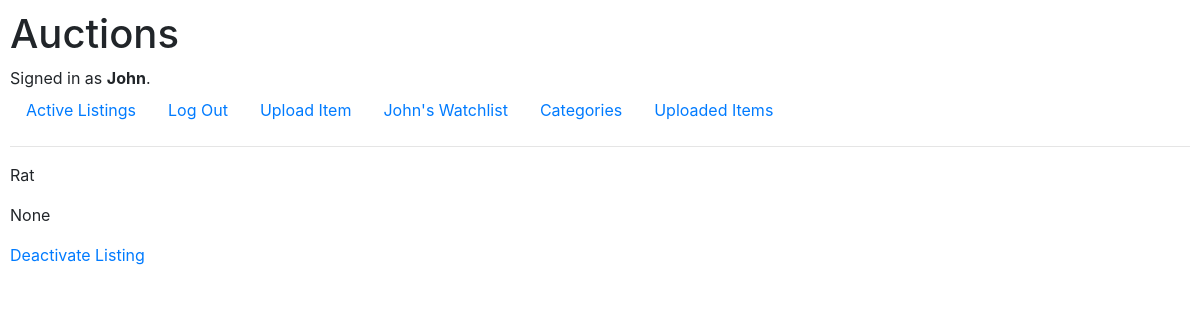
Page /userListingpage/ (signed in) on the earlier database version.
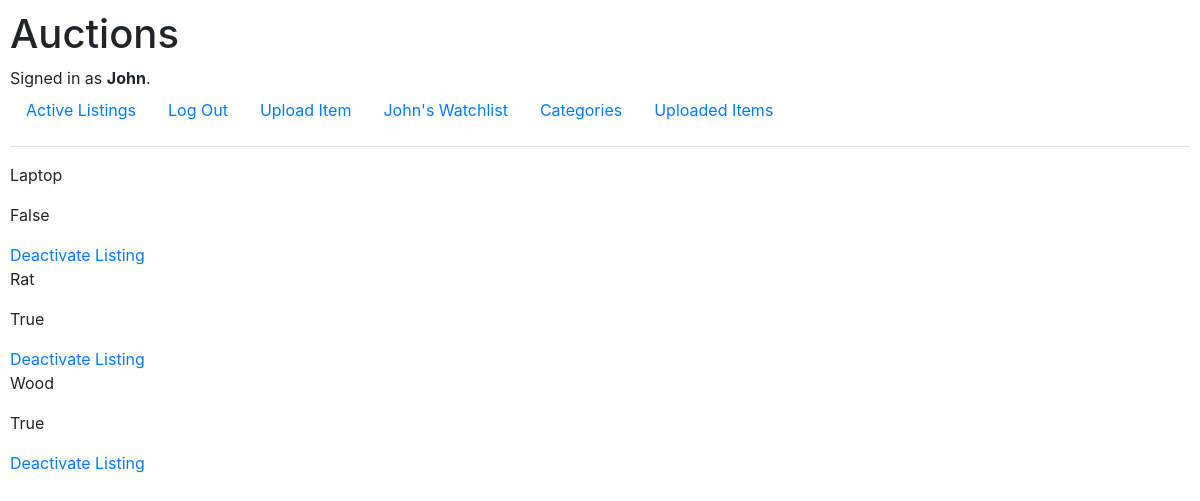
Same page on the later database version.
### auctions/models.py (models this page shows, shortened)
class AuctionListing(models.Model):
    CATEGORY = (
        ("Accessories", "Accessories"),
        ("Books", "Books"),
        ("Electronics", "Electronics"),
        ("Food", "Food"),
        ("Garden", "Garden"),
        ("Home", "Home"),
        ("Music", "Music"),
        ("Office", "Office"),
        ("Safety", "Safety"),
        ("Video Games", "Video Games"),
    )
    user = models.ForeignKey(User, on_delete=models.CASCADE, null=True)
    title = models.CharField(max_length=200)
    description = models.TextField(blank=True)
    price = models.DecimalField(max_digits=10, decimal_places=2, null=True)
    photo = models.URLField(blank=True, null=True)
    category = models.CharField(max_length=200, blank=True, choices=CATEGORY)
    active = models.BooleanField(null=True, default=True)
    date_posted = models.DateTimeField(auto_now_add=True, blank=True, null=True)

### auctions/views.py (the view)
# urls.py: path("userListingpage/", views.userListingpage, name="userListingpage"),
@login_required
def userListingpage(request):
    user = request.user
    auctions = AuctionListing.objects.filter(user=user.id)
    context = {'auctions': auctions}
    return render(request, "auctions/user_listingpage.html", context)

### auctions/templates/auctions/user_listingpage.html
{% extends "auctions/layout.html" %}
{% block body %}
    {% for listings in auctions %}
        <p>{{ listings.title }}</p>
        <p>{{ listings.active }}</p>
        <a href="{% url 'updateFalse' listings.id %}">Deactivate Listing</a>
    {% endfor %}
{% endblock %}

Differences in the rows shown:
now on this page (row edited): AuctionListing: title "Laptop", active "False"
changed AuctionListing "Rat": active "None" → "True"
added AuctionListing: title "Wood", active "True"
